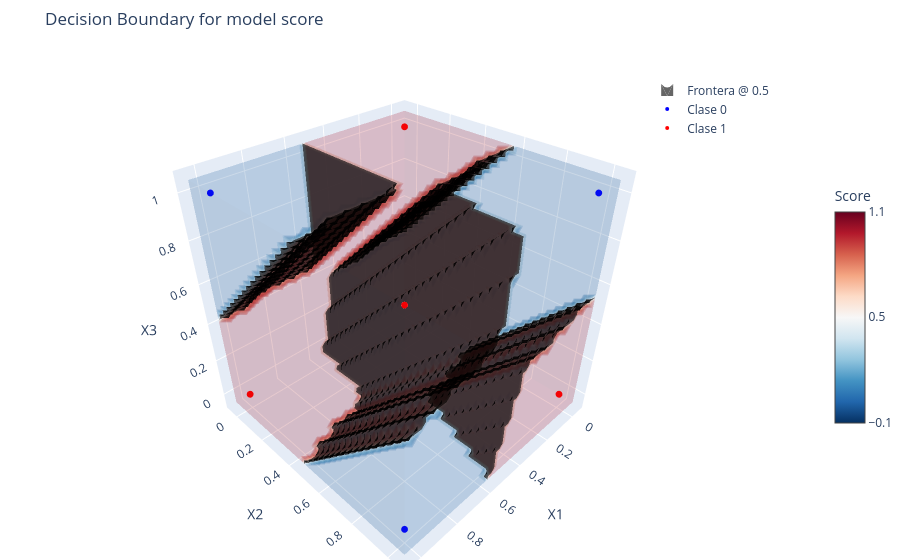

Notebook code for this chart:
### Markdown cell above
Finalmente vamos a visualizar la frontera de decisión de este escenario

### Code cell
plot_decision_region_3d(X, y,
                        pred_fun=lambda x : model.predict(x[np.newaxis, :]),
                        vmin=-0.1, vmax=1.1,
                        title='Decision Boundary for model score',)

### Figure 1 — Plotly figure (JSON) as saved in the notebook; plotly's stock layout.template omitted (floating-point values rounded to 4 significant figures; data arrays with more than 128 entries replaced by an {"elided": "..."} marker saying what was removed)
{"data": [{"cmax": 1.1, "cmin": -0.1, "colorbar": {"len": 0.5, "tickvals": [-0.1, 0.5, 1.1], "title": {"text": "Score"}}, "colorscale": [[0, "rgb(5,48,97)"], [0.1, "rgb(33,102,172)"], [0.2, "rgb(67,147,195)"], [0.3, "rgb(146,197,222)"], [0.4, "rgb(209,229,240)"], [0.5, "rgb(247,247,247)"], [0.6, "rgb(253,219,199)"], [0.7, "rgb(244,165,130)"], [0.8, "rgb(214,96,77)"], [0.9, "rgb(178,24,43)"], [1, "rgb(103,0,31)"]], "name": "Score Volume", "opacity": 0.12, "showscale": true, "surface": {"count": 15}, "type": "volume", "value": {"elided": "27000 int values"}, "x": {"elided": "27000 float values"}, "y": {"elided": "27000 float values"}, "z": {"elided": "27000 float values"}}, {"caps": {"x": {"show": false}, "y": {"show": false}, "z": {"show": false}}, "colorscale": [[0, "black"], [1, "black"]], "isomax": 0.5, "isomin": 0.5, "name": "Frontera @ 0.5", "opacity": 0.6, "showlegend": true, "showscale": false, "surface": {"count": 1}, "type": "isosurface", "value": {"elided": "27000 int values"}, "x": {"elided": "27000 float values"}, "y": {"elided": "27000 float values"}, "z": {"elided": "27000 float values"}}, {"marker": {"color": "blue", "size": 4}, "mode": "markers", "name": "Clase 0", "type": "scatter3d", "x": [0, 0, 1, 1], "y": [0, 1, 1, 0], "z": [0, 1, 0, 1]}, {"marker": {"color": "red", "size": 4}, "mode": "markers", "name": "Clase 1", "type": "scatter3d", "x": [0, 1, 0, 1], "y": [0, 1, 1, 0], "z": [1, 1, 0, 0]}], "layout": {"legend": {"x": 0.8, "y": 0.95}, "margin": {"b": 0, "l": 0, "r": 0, "t": 50}, "scene": {"xaxis": {"title": {"text": "X1"}}, "yaxis": {"title": {"text": "X2"}}, "zaxis": {"title": {"text": "X3"}}}, "title": {"text": "Decision Boundary for model score"}}}
